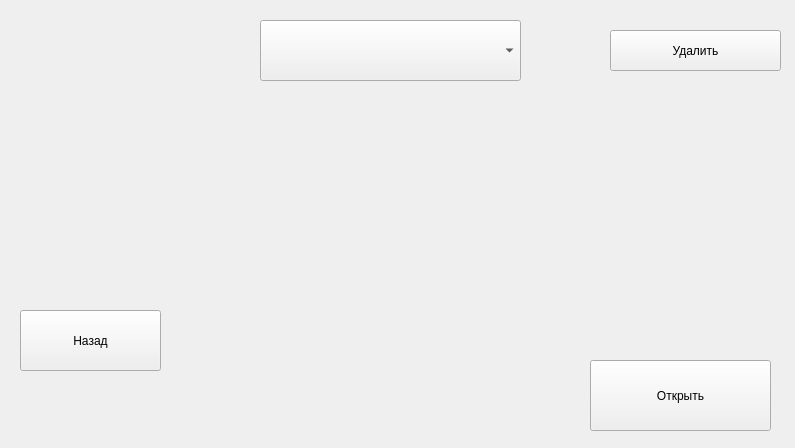
<?xml version="1.0" encoding="UTF-8"?>
<ui version="4.0">
 <class>form</class>
 <widget class="QWidget" name="form">
  <property name="geometry">
   <rect>
    <x>0</x>
    <y>0</y>
    <width>795</width>
    <height>448</height>
   </rect>
  </property>
  <property name="windowTitle">
   <string>MyCasting</string>
  </property>
  <widget class="QComboBox" name="my_castings">
   <property name="geometry">
    <rect>
     <x>260</x>
     <y>20</y>
     <width>261</width>
     <height>61</height>
    </rect>
   </property>
   <property name="iconSize">
    <size>
     <width>16</width>
     <height>16</height>
    </size>
   </property>
  </widget>
  <widget class="QPushButton" name="btn_open">
   <property name="geometry">
    <rect>
     <x>590</x>
     <y>360</y>
     <width>181</width>
     <height>71</height>
    </rect>
   </property>
   <property name="text">
    <string>Открыть</string>
   </property>
  </widget>
  <widget class="QPushButton" name="btn_exit">
   <property name="geometry">
    <rect>
     <x>20</x>
     <y>310</y>
     <width>141</width>
     <height>61</height>
    </rect>
   </property>
   <property name="text">
    <string>Назад</string>
   </property>
  </widget>
  <widget class="QPushButton" name="btn_del">
   <property name="geometry">
    <rect>
     <x>610</x>
     <y>30</y>
     <width>171</width>
     <height>41</height>
    </rect>
   </property>
   <property name="text">
    <string>Удалить</string>
   </property>
  </widget>
 </widget>
 <resources/>
 <connections/>
</ui>
